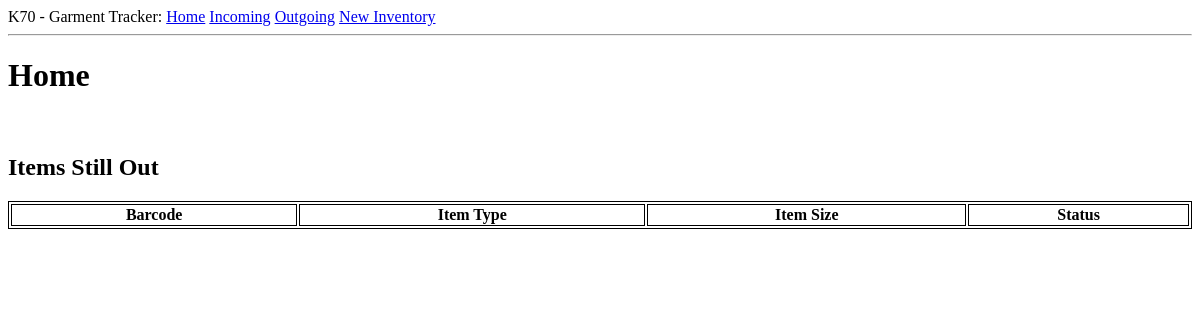
Page /home_template on the earlier database version.
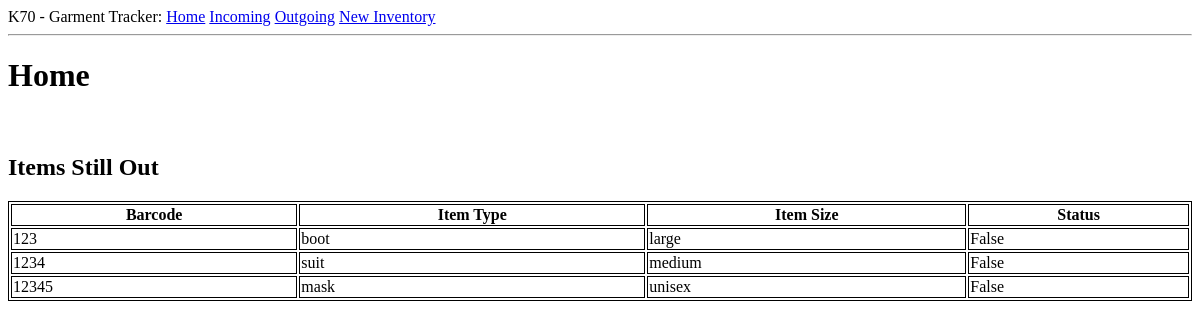
Same page on the later database version.
### app/models.py (models this page shows, shortened)
class Laundry(db.Model):
    id = db.Column(db.Integer, primary_key=True)
    barcode = db.Column(db.String(20), index = True)
    item_type = db.Column(db.String(10), index = True)
    item_size = db.Column(db.String(10), index = True)
    item_note = db.Column(db.String(20), index = True)
    status = db.Column(db.Boolean(), index=True)
    time_stamps = db.relationship('Timestamp', backref="item", lazy= 'dynamic')

### app/routes.py (the view)
@app.route('/')
@app.route('/home_template', methods=['GET'])
def Home():
    items = Laundry.query.filter_by(status=False)
    return render_template('home_template.html', title='Home', items=items)

### app/templates/home_template.html (shortened to what this page needs)
{% extends "base.html" %}
{% block content %}
<h1>Home</h1><br>
<h2>Items Still Out</h2>
<table style="width:100%">
  <tr valign="top">
      <th>Barcode</th>
      <th>Item Type</th>
      <th>Item Size</th>
      <th>Status</th>
  </tr>
  {% for item in items %}
  <tr>
      <td>{{ item.barcode }}</td><td>{{ item.item_type }}</td><td>{{ item.item_size }}</td><td>{{ item.status }}</td>
  </tr>
  {% endfor %}
</table>
{% endblock %}

### app/templates/base.html (shortened to what this page needs)
<html>
    <head>
    </head>
    <body>
        <div>
            K70 - Garment Tracker:
            <a href="{{ url_for('Home') }}">Home</a>
            <a href="{{ url_for('Incoming') }}">Incoming</a>
            <a href="{{ url_for('Outgoing') }}">Outgoing</a>
            <a href="{{ url_for('New_inventory') }}">New Inventory</a>
          </div>
        <hr>
        {% block content %}{% endblock %}
    </body>
</html>

### app/templates/home_template.html (style rules this page uses)
table, th, td { border: 1px solid black; }

Differences in the rows shown:
now on this page (row edited): Laundry: barcode "123", item_type "boot", item_size "large", status "False"
now on this page (row edited): Laundry: barcode "1234", item_type "suit", item_size "medium", status "False"
now on this page (row edited): Laundry: barcode "12345", item_type "mask", item_size "unisex", status "False"
